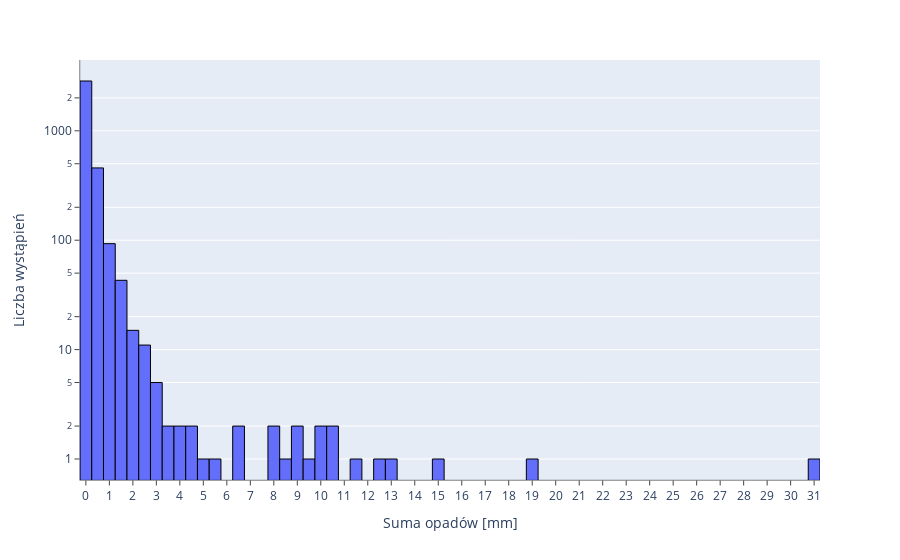

Notebook cell for this chart:
### Markdown cell above
# Histogram sumy opadów

### Code cell
fig = px.histogram(df, x=df['total percipitation'], nbins = 100)

fig.update_layout(yaxis_type='log')

fig.update_xaxes(
    title='Suma opadów [mm]',
    showline=True,
    linewidth=0.5,
    linecolor='black',
    tickmode='linear',
    ticks="outside",
)

fig.update_yaxes(
    title='Liczba wystąpień',
    showline=True,
    linewidth=0.5,
    linecolor='black',
    ticks="outside",
)

fig.update_traces(marker=dict(line=dict(width=1, color='Black')))
#fig.update_xaxes(range=[0, df['total percipitation'].max()+0.1])


#new_num_bins = 31  # Change this value as needed
#fig.update_traces(nbinsx=new_num_bins)

fig.show()

### Figure 1 — Plotly figure (JSON) as saved in the notebook; plotly's stock layout.template omitted (floating-point values rounded to 4 significant figures; data arrays with more than 128 entries replaced by an {"elided": "..."} marker saying what was removed)
{"data": [{"alignmentgroup": "True", "bingroup": "x", "hovertemplate": "total percipitation=%{x}<br>count=%{y}<extra></extra>", "legendgroup": "", "marker": {"color": "#636efa", "line": {"color": "Black", "width": 1}, "pattern": {"shape": ""}}, "name": "", "nbinsx": 100, "offsetgroup": "", "orientation": "v", "showlegend": false, "type": "histogram", "x": {"elided": "3504 float values"}, "xaxis": "x", "yaxis": "y"}], "layout": {"autosize": true, "barmode": "relative", "legend": {"tracegroupgap": 0}, "margin": {"t": 60}, "xaxis": {"anchor": "y", "autorange": true, "domain": [0, 1], "linecolor": "black", "linewidth": 0.5, "range": [-0.25, 31.25], "showline": true, "tickmode": "linear", "ticks": "outside", "title": {"text": "Suma opadów [mm]"}, "type": "linear"}, "yaxis": {"anchor": "x", "autorange": true, "domain": [0, 1], "linecolor": "black", "linewidth": 0.5, "range": [-0.192, 3.647], "showline": true, "ticks": "outside", "title": {"text": "Liczba wystąpień"}, "type": "log"}}}
